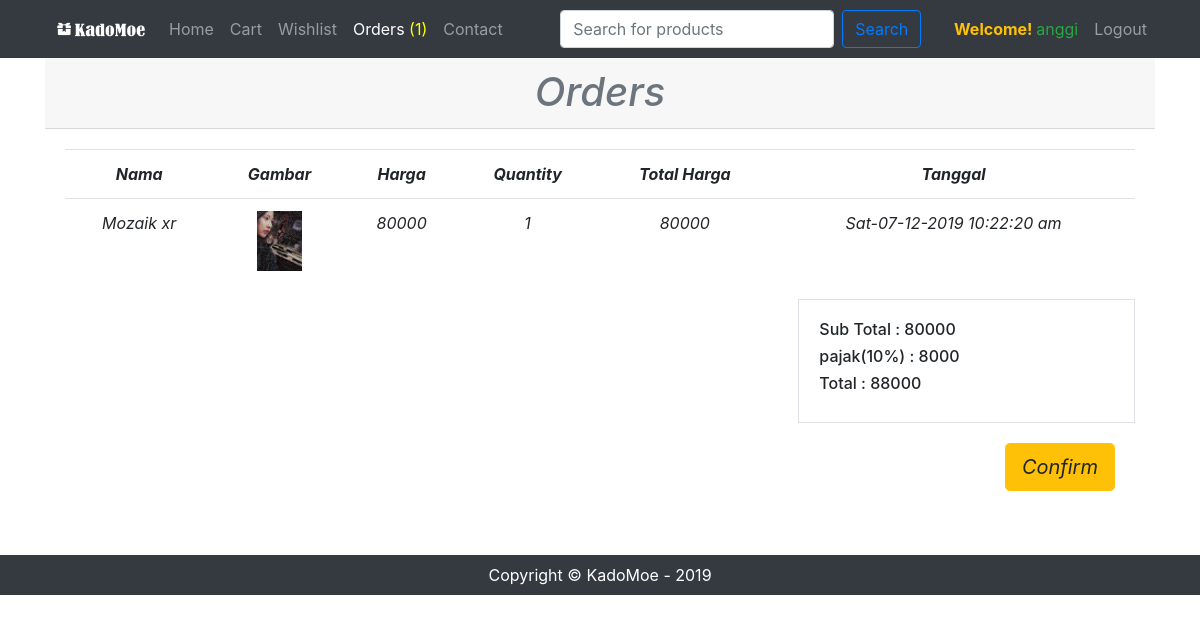
The page /order.php (signed in) on the database its author committed.
### tables this page shows
CREATE TABLE `orders` (
  `id` int(11) NOT NULL,
  `cmr_id` int(11) NOT NULL,
  `pro_id` int(11) NOT NULL,
  `pro_name` varchar(255) NOT NULL,
  `quantity` int(11) NOT NULL,
  `price` float NOT NULL,
  `image` varchar(255) NOT NULL,
  `order_date` datetime NOT NULL,
  `status` int(11) NOT NULL
);

### lib/session.php (called while the page is built, shortened)
<?php
class session
{
    public static function get($key){
        if (isset($_SESSION[$key])){
            return $_SESSION[$key];
        }else{
            return false;
        }
    }
}

### classes/customer.php (called while the page is built, shortened)
<?php
class customer
{
    public function getOrders(){
        $cust_id = session::get('cust_id');
        $query = "SELECT * FROM orders WHERE cmr_id = '$cust_id'";
        $result = db::select($query);
        return $result;
    }
}

### lib/db.php (called while the page is built, shortened)
<?php
	class db
	{
		public static function conn()
		{
			try {
				$db = new mysqli('localhost', 'root', '', 'db_KadoMoe');
				return $db;
			} catch (Exception $e) {
				die('Unable to connect ! '.$e->getMessage());
			}
		}
		public static function select($query)
		{
			$result = self::conn()->query($query);
			return $result;
		}
	}
?>

### classes/format.php (called while the page is built, shortened)
<?php
class format
{
    public function dateFormat($date){
        $time = strtotime($date);
        $new_date = date("D-d-m-Y h:i:s a", $time);
        return $new_date;
    }
}

### order.php (the view, shortened to what this page needs)
<?php
require_once 'inc/header.php';
?>
    <div class="container">
        <h1 class="text-center card-header text-secondary font-italic">Orders</h1>
        <div class="card-body">
            <table class="table font-italic text-center">
                <tr>
                    <th>Nama</th>
                    <th>Gambar</th>
                    <th>Harga</th>
                    <th>Quantity</th>
                    <th>Total Harga</th>
                    <th>Tanggal</th>
                </tr>
                <?php
                $orders = $cust->getOrders();
                if ($orders) {
                    $sub_total = 0;
                    while ($order = $orders->fetch_assoc()) {
                        ?>
                        <tr>
                            <td><?php echo $order['pro_name']; ?></td>
                            <td>
                                <img src="<?php echo $order['image']; ?>" height="60" alt="">
                            </td>
                            <td><?php echo $order['price']; ?></td>
                            <td><?php echo $order['quantity']; ?></td>
                            <td><?php
                                $total = $order['price'] * $order['quantity'];
                                echo $total;
                                $sub_total += $total;
                            ?></td>
                            <td><?php echo $fm->dateFormat($order['order_date']); ?></td>
                        </tr>
                    <?php }
                } ?>
            </table>
            <div class="row">
                <div class="col-md-8"></div>
                <div class="col-md-4">
                    <div class="card-body border">
                        <h6>Sub Total : <?php echo $sub_total; ?></h6>
                        <h6>
                            pajak(10%) :
                            <?php
                            $vat = ($sub_total * 10) / 100;
                            echo $vat;
                            ?>
                        </h6>
                        <h6>Total : <?php echo $sub_total + $vat; ?></h6>
                    </div>
                </div>
            </div>
            <div class="card-body">
                <div class="float-right">
                    <?php
                    $ci = $cust->getOrders();
                    $status = $ci->fetch_assoc();
                    if ($status['status']==0){
                        echo "<span style='font-size: 35px' class='text-danger font-weight-bold font-italic'>Pending</span>";
                    }elseif ($status['status']==1){
                        echo "<a href='?pro_confirm_id={$status['cmr_id']}' class='btn btn-warning font-italic btn-lg'>Confirm</a>";
                    }
                    ?>
                </div>
            </div>
        </div>
    </div>
    <br><br>
<?php require_once 'inc/footer.php'; ?>

### rows shown on the page
orders: pro_name "Mozaik xr", image (picture), price "80000", quantity "1", order_date "Sat-07-12-2019 10:22:20 am"

### other values the page prints
$newRows "1"
session::get('cust_name') "anggi"
$sub_total "80000"
$vat "8000"
$sub_total + $vat "88000"
